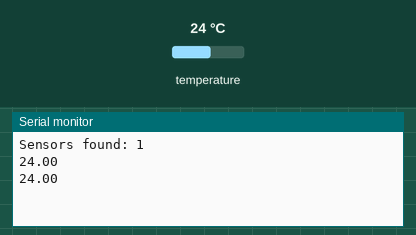
A sketch run on a simulated ESP32. Parts: the last lines printed to the serial monitor. The inputs (shaded band) are chosen by the test bench; at power-on: temperature 24 °C.

Above: at 4.3 s.
4.4 s: temperature set to 12 °C
At 6.6 s:
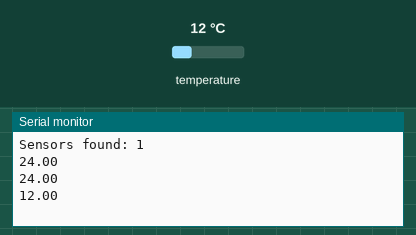
8.1 s: temperature set to 19 °C
At 9.8 s:
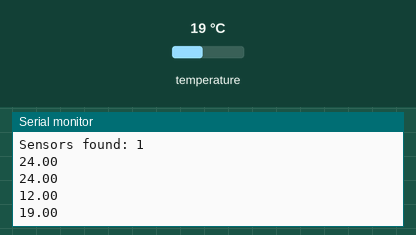
Timing chart, 0 to 11.3 s (numbered marks = the images above; inputs shaded):
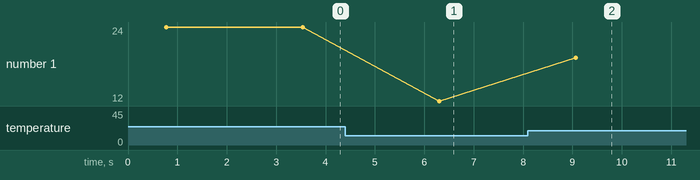

Measured:
- after the input at 4.4 s, the serial monitor: prints a new line after 1.9 s (image 1)
- after the input at 8.1 s, the serial monitor: prints a new line after 0.97 s (image 2)
- plotted number 1: 24 → 12 after the input at 4.4 s, 12 → 19 after the input at 8.1 s

The sketch:

sketch_nov8d.ino
```cpp
#include <OneWire.h>
#include <DallasTemperature.h>

OneWire oneWire(4);                  // data wire on D4
DallasTemperature sensors(&oneWire);

void setup() {
  Serial.begin(9600);
  sensors.begin();
  Serial.printf("Sensors found: %d\n", sensors.getDeviceCount());
}

void loop() {
  sensors.requestTemperatures();
  Serial.println(sensors.getTempCByIndex(0));
  delay(2000);
}
```
